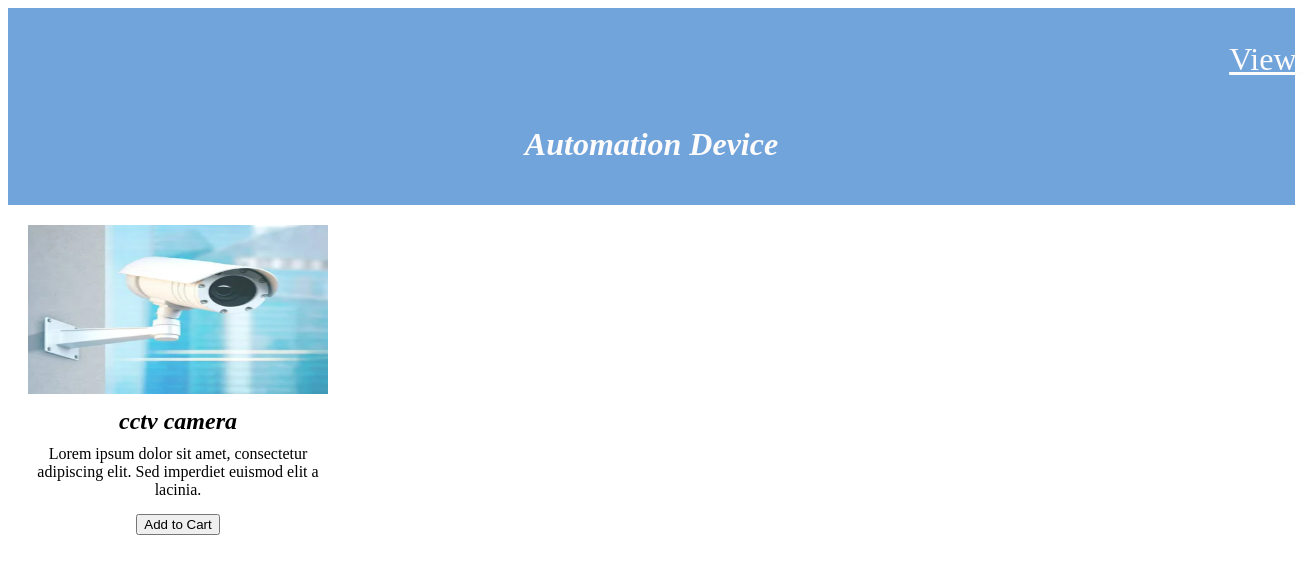
The app's page /autoweb.php with its own data.
### tables this page shows
CREATE TABLE IF NOT EXISTS `auto` (
  `id` int NOT NULL AUTO_INCREMENT,
  `name` varchar(255) NOT NULL,
  `price` int NOT NULL,
  `quantity` int NOT NULL,
  `image` varchar(255) NOT NULL,
  PRIMARY KEY (`id`)
);

### autoweb.php (the view, shortened to what this page needs)
<?php
            $conn = mysqli_connect('localhost','root','','pure');
            $slct = mysqli_query($conn, "SELECT * FROM auto");
			 ?>
<!DOCTYPE html>
<html>
<head>
	<link rel="stylesheet" type="text/css" href="productA.css">
</head>
<body>
	<header>
	<?php include 'header1.php'; ?>
	<h1> <i> Automation Device </i></h1>
	</header>
    <main>
	<?php
					while($row = mysqli_fetch_assoc($slct)){
              ?>
		<section class="product">
		<img src="uploaded_img/<?php echo $row['image']; ?>" height="169" width="300" alt="Product 1" >
		<h2><?php echo $row["name"];?></h2>
			<p>Lorem ipsum dolor sit amet, consectetur adipiscing elit. Sed imperdiet euismod elit a lacinia.</p>
			<form action="" method="post">
						<input type="submit" name="add_to_cart" style="margin-top:5px;"  class="btn btn-success" value="Add to Cart" />
					</form>
		</section>
	<?php
            }
        ?>
	</main>
</body>
</html>

### productA.css (style rules this page uses)
header { background-color: #71a4da; color: #fdfbfb; padding: 20px; text-align: center; }
.product { display: inline-block; margin: 20px; text-align: center; width: 300px; }
.product img { max-width: 100%; }
.product h2 { font-size: 24px; margin: 10px 0; font-style: oblique; }
.product p { font-size: 16px; margin: 10px 0; }

### records on screen
auto: image (picture), name "cctv camera"
